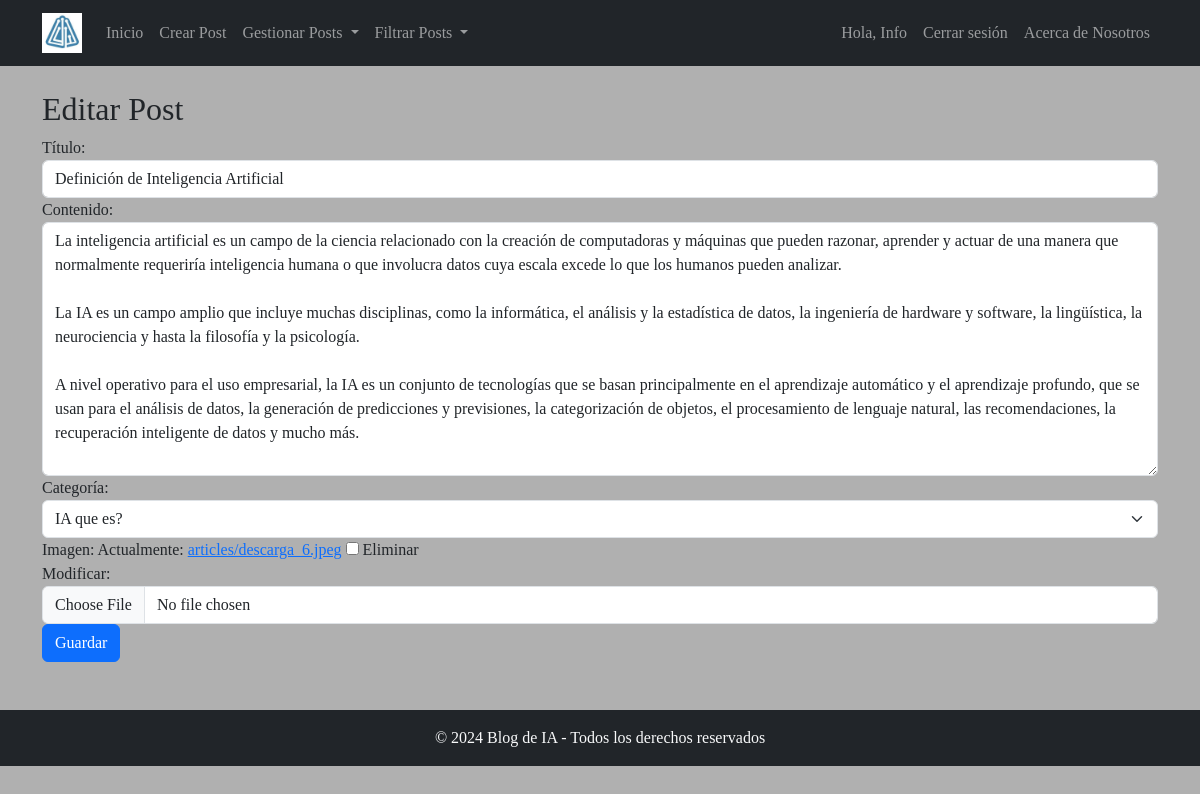
Screenshot of /article/definicion-de-inteligencia-artificial/edit/ (signed in) with the database file from the repository.
### blog/models.py (models this page shows, shortened)
class Article(models.Model):
    title = models.CharField(max_length=200)  # Título del artículo
    slug = models.SlugField(unique=True, max_length=200)  # Slug único para la URL
    content = HTMLField() # Contenido del artículo
    author = models.ForeignKey(User, on_delete=models.CASCADE)  # Autor del artículo
    published_date = models.DateTimeField(auto_now_add=True)  # Fecha de publicación automática
    category = models.ForeignKey(Category, on_delete=models.SET_NULL, null=True, blank=True)  # Categoría del artículo
    image = models.ImageField(upload_to='articles/', blank=True, null=True)  # Imagen del artículo
    class Meta:
        ordering = ['-published_date']  # Ordena los artículos por fecha de publicación (más recientes primero)
        verbose_name_plural = "Articles"  # Nombre plural para el modelo

### blog/views.py (the view)
# urls.py: path('article/<slug:slug>/edit/', article_edit, name='article_edit'),  # URL para editar un artículo
@login_required
def article_edit(request, slug):
    article = get_object_or_404(Article, slug=slug)  # Asegúrate de que el slug se pase aquí
    if request.user != article.author:
        return redirect('home')  # Solo el autor puede editar sus artículos
    if request.method == 'POST':
        form = ArticleForm(request.POST, request.FILES, instance=article)  # Crea el formulario con los datos del artículo
        if form.is_valid():
            article = form.save(commit=False)  # Guarda el artículo sin confirmar
            article.slug = slugify(article.title)  # Genera un nuevo slug basado en el título
            article.save()  # Guarda el artículo en la base de datos
            return redirect('article_detail', slug=article.slug)  # Redirige a la página de detalles del artículo
    else:
        form = ArticleForm(instance=article)  # Carga el formulario con los datos del artículo existente
    context = {
        'form': form,
        'article': article  # Pasa el artículo al contexto para la plantilla
    }
    return render(request, 'blog/article_form.html', context)  # Renderiza la plantilla del formulario

### blog/forms.py
class ArticleForm(forms.ModelForm):
    class Meta:
        model = Article  # Modelo asociado al formulario
        fields = ['title', 'content', 'category', 'image']  # Campos que se incluirán en el formulario
        exclude = ['published_date', 'author', 'slug']  # Campos que se excluirán del formulario
        content = forms.CharField(widget=TinyMCE(attrs={'cols': 80, 'rows': 30}))

### blog/models.py (called while the page is built)
    def __str__(self):
        return self.name  # Devuelve el nombre de la categoría como representación del objeto

### blog/templatetags/form_filters.py (called while the page is built)
@register.filter
def add_class(field, css_class):
    return field.as_widget(attrs={"class": css_class})

### blog/templates/blog/article_form.html (shortened to what this page needs)
{% extends 'blog/base.html' %}
{% load static %}
{% load form_filters %}
{% block content %}
<h2>{% if form.instance.pk %}Editar{% else %}Crear Nuevo{% endif %} Post</h2>
<form method="post" enctype="multipart/form-data">
    <div class="form-group" id = "titulo">
        <label for="{{ form.title.id_for_label }}">Título:</label>
        {{ form.title|add_class:"form-control" }}
    </div>
    <div class="form-group", id = "contenido">
        <label for="{{ form.content.id_for_label }}">Contenido:</label>
        {{ form.content|add_class:"form-control" }}
    </div>
    <div class="form-group" id = "categoria">
        <label for="{{ form.category.id_for_label }}">Categoría:</label>
        {{ form.category|add_class:"form-select" }}
    </div>
    <div class="form-group" id = "imagen">
        <label for="{{ form.image.id_for_label }}">Imagen:</label>
        {{ form.image|add_class:"form-control" }}
    </div>
    <button type="submit" class="btn btn-primary">Guardar</button>
</form>
{% endblock %}

### blog/templates/blog/base.html (shortened to what this page needs)
{% load static %}
<!DOCTYPE html>
<html lang="es">
<head>
    <link href="https://cdn.jsdelivr.net/npm/bootstrap@5.3.0/dist/css/bootstrap.min.css" rel="stylesheet">
    <link rel="stylesheet" href="{% static 'css/style.css' %}">
</head>
<body>
    <nav class="navbar navbar-expand-lg navbar-dark bg-dark">
        <div class="container">
            <a class="navbar-brand" href="{% url 'home' %}">
                <img src="{% static 'logo.jpeg' %}" alt="Logo" style="height: 40px; width: auto;">
            </a>
            <div class="collapse navbar-collapse" id="navbarNav">
                <ul class="navbar-nav me-auto">
                    <li class="nav-item">
                        <a class="nav-link" href="{% url 'home' %}">Inicio</a>
                    {% if user.is_authenticated %}
                        <li class="nav-item">
                            <a class="nav-link" href="{% url 'article_create' %}">Crear Post</a>
                        </li>
                        <li class="nav-item dropdown">
                            <a class="nav-link dropdown-toggle" href="#" id="navbarDropdown" role="button" data-bs-toggle="dropdown" aria-expanded="false">
                                Gestionar Posts
                            </a>
                        </li>
                        <li class="nav-item dropdown">
                            <a class="nav-link dropdown-toggle" href="#" id="navbarDropdown" role="button" data-bs-toggle="dropdown" aria-expanded="false">
                                Filtrar Posts
                            </a>
                        </li>
                    {% endif %}
                </ul>
                <ul class="navbar-nav" >
                    {% if user.is_authenticated %}
                        <li class="nav-item">
                            <span class="nav-link">Hola, {{ user.username }}</span>
                        </li>
                        <li class="nav-item">
                            <form method="post" action="{% url 'logout' %}">
                                <button type="submit" class="btn btn-link nav-link">Cerrar sesión</button>
                            </form>
                        </li>
                        <li class="nav-item">
                            <a class="nav-link" href="{% url 'about_us' %}">Acerca de Nosotros</a>
                        </li>
                    {% endif %}
                </ul>
            </div>
        </div>
    </nav>
    <main class="container mt-4">
        {% block content %}
        {% endblock %}
    </main>
    <footer class="bg-dark text-light text-center py-3 mt-5">
        <div class="container">
            © 2024 Blog de IA - Todos los derechos reservados
        </div>
    </footer>
</body>
</html>

### static/css/style.css (style rules this page uses)
body { background-color: #b0b0b0; font-family:'Times New Roman', Times, serif; }
body, html { height: 100%; margin: 0; display: flex; flex-direction: column; }
footer { position: relative; bottom: 0; width: 100%; }

### rows the page displays
Article: title "Definición de Inteligencia Artificial", content "La inteligencia artificial es un campo de la ciencia relacionado con la creación de computadoras y máquinas que pueden razonar, aprender y actuar de una manera que normalmente requeriría inteligencia humana o que involucra datos cuya escala excede lo que los humanos pueden analizar. La IA es un campo amplio que incluye muchas disciplinas, como la informática, el análisis y la estadística de datos, la ingeniería de hardware y software, la lingüística, la neurociencia y hasta la filosofía y la psicología. A nivel operativo para el uso empresarial, la IA es un conjunto de tecnologías que se basan principalmente en el aprendizaje automático y el aprendizaje profundo, que se usan para el…", category "IA que es?"

### other values shown
{{ user.username }} "Info"
